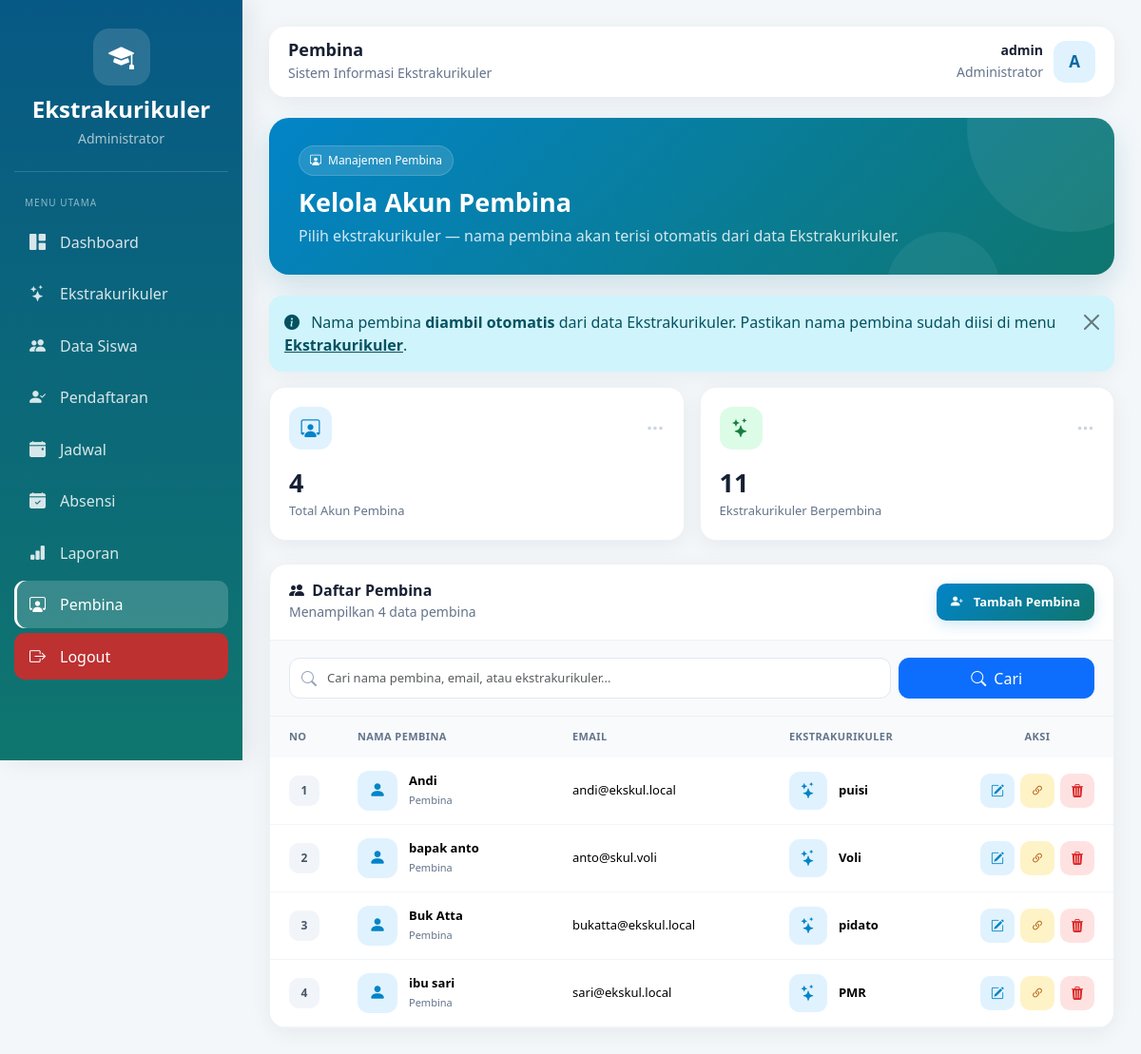
Screenshot of /admin/pembina.php (signed in) with the database file from the repository.
### tables this page shows
CREATE TABLE `user` (
  `id` int(11) NOT NULL,
  `nama` varchar(100) NOT NULL,
  `email` varchar(100) NOT NULL,
  `password` varchar(255) NOT NULL,
  `role` enum('admin','siswa','pembina') NOT NULL DEFAULT 'siswa',
  `created_at` timestamp NOT NULL DEFAULT current_timestamp() ON UPDATE current_timestamp()
);

CREATE TABLE `ekstrakurikuler` (
  `id` int(11) NOT NULL,
  `nama_ekskul` varchar(100) NOT NULL,
  `deskripsi` text DEFAULT NULL,
  `pembina` varchar(100) DEFAULT NULL,
  `jadwal` varchar(100) DEFAULT NULL,
  `lokasi` varchar(100) DEFAULT NULL,
  `created_at` timestamp NOT NULL DEFAULT current_timestamp()
);

### admin/pembina.php (the view, shortened to what this page needs)
<?php
require_once __DIR__ . "/../config/config.php";
$namaAdmin = $_SESSION['nama'] ?? "Administrator";
$inisial   = strtoupper(substr(trim($namaAdmin), 0, 1));
$adaTabelRelasi = false;
$cekTabel = mysqli_query($conn, "SHOW TABLES LIKE 'pembina_ekskul'");
if ($cekTabel && mysqli_num_rows($cekTabel) > 0) {
    $adaTabelRelasi = true;
}
$listEkskulPembina = [];
$qEks = mysqli_query($conn,
    "SELECT id, nama_ekskul, pembina FROM ekstrakurikuler
     WHERE pembina IS NOT NULL AND pembina != '' ORDER BY nama_ekskul ASC");
if ($qEks) {
    while ($r = mysqli_fetch_assoc($qEks)) {
        $listEkskulPembina[] = $r;
    }
}
$totalEkskulPembina = count($listEkskulPembina);
$cari = trim($_GET['cari'] ?? "");
$listPembina  = [];
if ($adaTabelRelasi) {
    if ($cari !== "") {
        $kw = "%" . $cari . "%";
        $stmtP = mysqli_prepare($conn,
            "SELECT u.id AS user_id, u.nama, u.email,
                e.id AS ekskul_id, e.nama_ekskul
             FROM `user` u
             LEFT JOIN pembina_ekskul pe ON pe.user_id = u.id
             LEFT JOIN ekstrakurikuler e ON e.id = pe.ekskul_id
             WHERE u.role = 'pembina'
               AND (u.nama LIKE ? OR u.email LIKE ? OR e.nama_ekskul LIKE ?)
             ORDER BY u.nama ASC");
        if ($stmtP) {
            mysqli_stmt_bind_param($stmtP, "sss", $kw, $kw, $kw);
            mysqli_stmt_execute($stmtP);
            $resP = mysqli_stmt_get_result($stmtP);
            if ($resP) {
                while ($r = mysqli_fetch_assoc($resP)) $listPembina[] = $r;
            }
            mysqli_stmt_close($stmtP);
        }
    } else {
        $qP = mysqli_query($conn,
            "SELECT u.id AS user_id, u.nama, u.email,
                e.id AS ekskul_id, e.nama_ekskul
             FROM `user` u
             LEFT JOIN pembina_ekskul pe ON pe.user_id = u.id
             LEFT JOIN ekstrakurikuler e ON e.id = pe.ekskul_id
             WHERE u.role = 'pembina'
             ORDER BY u.nama ASC");
        if ($qP) {
            while ($r = mysqli_fetch_assoc($qP)) $listPembina[] = $r;
        }
    }
}
$totalPembina = count($listPembina);
$pembinaUnik = [];
foreach ($listPembina as $p) {
    $pembinaUnik[$p['user_id']] = true;
}
$totalPembinaUnik = count($pembinaUnik);
?>
<!DOCTYPE html>
<html lang="id">
<head>
<link href="https://cdn.jsdelivr.net/npm/bootstrap@5.3.3/dist/css/bootstrap.min.css" rel="stylesheet">
<link href="https://cdn.jsdelivr.net/npm/bootstrap-icons@1.11.3/font/bootstrap-icons.css" rel="stylesheet">
</head>
<body>
<div class="sidebar">
    <div class="brand">
        <div class="brand-icon"><i class="bi bi-mortarboard-fill"></i></div>
        <h4>Ekstrakurikuler</h4>
        <small>Administrator</small>
    </div>
    <div class="menu-title">Menu Utama</div>
    <a href="dashboard_admin.php"><i class="bi bi-grid-1x2-fill"></i><span>Dashboard</span></a>
    <a href="ekstrakurikuler.php"><i class="bi bi-stars"></i><span>Ekstrakurikuler</span></a>
    <a href="data_siswa.php"><i class="bi bi-people-fill"></i><span>Data Siswa</span></a>
    <a href="pendaftaran.php"><i class="bi bi-person-check-fill"></i><span>Pendaftaran</span></a>
    <a href="jadwal.php"><i class="bi bi-calendar-event-fill"></i><span>Jadwal</span></a>
    <a href="absensi.php"><i class="bi bi-calendar-check-fill"></i><span>Absensi</span></a>
    <a href="laporan.php"><i class="bi bi-bar-chart-fill"></i><span>Laporan</span></a>
    <a href="pembina.php" class="active"><i class="bi bi-person-workspace"></i><span>Pembina</span></a>
    <div class="logout">
        <a href="../logout.php"><i class="bi bi-box-arrow-right"></i><span>Logout</span></a>
    </div>
</div>
<div class="content">
    <div class="topbar">
        <div class="topbar-title">
            <h5>Pembina</h5>
            <small>Sistem Informasi Ekstrakurikuler</small>
        </div>
        <div class="admin-area">
            <div class="admin-info">
                <strong><?= htmlspecialchars($namaAdmin); ?></strong>
                <small>Administrator</small>
            </div>
            <div class="admin-avatar"><?= htmlspecialchars($inisial); ?></div>
        </div>
    </div>
    <div class="welcome">
        <div class="welcome-content">
            <div class="welcome-badge">
                <i class="bi bi-person-workspace"></i>
                Manajemen Pembina
            </div>
            <h2>Kelola Akun Pembina</h2>
            <p>
                Pilih ekstrakurikuler — nama pembina akan terisi
                otomatis dari data Ekstrakurikuler.
            </p>
        </div>
    </div>
    <div class="alert alert-info alert-dismissible fade show alert-custom" role="alert">
        <i class="bi bi-info-circle-fill me-2"></i>
        Nama pembina <strong>diambil otomatis</strong> dari data Ekstrakurikuler.
        Pastikan nama pembina sudah diisi di menu
        <a href="ekstrakurikuler.php" class="alert-link">Ekstrakurikuler</a>.
        <button type="button" class="btn-close" data-bs-dismiss="alert"></button>
    </div>
    <div class="row g-3 mb-4">
        <div class="col-xl col-md-6">
            <div class="stat-card">
                <div class="stat-top">
                    <div class="stat-icon icon-blue"><i class="bi bi-person-workspace"></i></div>
                    <div class="stat-arrow"><i class="bi bi-three-dots"></i></div>
                </div>
                <div class="stat-number"><?= $totalPembinaUnik; ?></div>
                <div class="stat-label">Total Akun Pembina</div>
            </div>
        </div>
        <div class="col-xl col-md-6">
            <div class="stat-card">
                <div class="stat-top">
                    <div class="stat-icon icon-green"><i class="bi bi-stars"></i></div>
                    <div class="stat-arrow"><i class="bi bi-three-dots"></i></div>
                </div>
                <div class="stat-number"><?= $totalEkskulPembina; ?></div>
                <div class="stat-label">Ekstrakurikuler Berpembina</div>
            </div>
        </div>
    </div>
    <div class="section-card">
        <div class="section-header">
            <div>
                <h5><i class="bi bi-people-fill me-1"></i> Daftar Pembina</h5>
                <small>Menampilkan <?= count($listPembina); ?> data pembina</small>
            </div>
            <button type="button" class="btn-add"
                    data-bs-toggle="modal" data-bs-target="#modalTambahPembina"
                    <?= $totalEkskulPembina == 0 ? 'disabled' : ''; ?>>
                <i class="bi bi-person-plus-fill me-1"></i>
                Tambah Pembina
            </button>
        </div>
        <div class="search-area">
            <form method="GET" action="pembina.php">
                <div class="row g-2">
                    <div class="col-lg-9">
                        <div class="search-input">
                            <i class="bi bi-search"></i>
                            <input type="text" name="cari" class="form-control"
                                   placeholder="Cari nama pembina, email, atau ekstrakurikuler..."
                                   value="<?= htmlspecialchars($cari); ?>">
                        </div>
                    </div>
                    <div class="col-lg-3 d-flex gap-2">
                        <button type="submit" class="btn btn-primary flex-grow-1"
                                style="height:43px;border-radius:11px;">
                            <i class="bi bi-search me-1"></i> Cari
                        </button>
                    </div>
                </div>
            </form>
        </div>
        <?php if ($totalPembina > 0): ?>
        <div class="table-responsive">
            <table class="table">
                <thead>
                    <tr>
                        <th style="width:60px;">No</th>
                        <th>Nama Pembina</th>
                        <th>Email</th>
                        <th>Ekstrakurikuler</th>
                        <th class="text-center" style="width:150px;">Aksi</th>
                    </tr>
                </thead>
                <tbody>
                <?php $no = 1; foreach ($listPembina as $row): ?>
                    <tr>
                        <td><div class="number-box"><?= $no++; ?></div></td>
                        <td>
                            <div class="student-box">
                                <div class="student-avatar"><i class="bi bi-person-fill"></i></div>
                                <div class="student-info">
                                    <strong><?= htmlspecialchars($row['nama']); ?></strong>
                                    <small>Pembina</small>
                                </div>
                            </div>
                        </td>
                        <td><?= htmlspecialchars($row['email']); ?></td>
                        <td>
                            <?php if (!empty($row['nama_ekskul'])): ?>
                                <div class="ekskul-box">
                                    <div class="ekskul-icon"><i class="bi bi-stars"></i></div>
                                    <div class="ekskul-name"><?= htmlspecialchars($row['nama_ekskul']); ?></div>
                                </div>
                            <?php else: ?>
                                <span class="text-muted">-</span>
                            <?php endif; ?>
                        </td>
                        <td class="text-center">
                            <div class="action-buttons justify-content-center">
                                <button type="button" class="btn-action btn-edit" title="Edit"
                                        data-bs-toggle="modal"
                                        data-bs-target="#modalEditPembina<?= (int)$row['user_id']; ?>">
                                    <i class="bi bi-pencil-square"></i>
                                </button>
                                <?php if (!empty($row['ekskul_id'])): ?>
                                <form method="POST" action="pembina.php" style="display:inline;"
                                      onsubmit="return confirm('Hapus hubungan pembina dengan ekstrakurikuler ini?');">
                                    <button type="submit" name="hapus_pembina"
                                            class="btn-action btn-warning" title="Hapus Hubungan">
                                        <i class="bi bi-link-45deg"></i>
                                    </button>
                                </form>
                                <?php endif; ?>
                                <form method="POST" action="pembina.php" style="display:inline;"
                                      onsubmit="return confirm('Hapus AKUN pembina ini secara permanen?');">
                                    <button type="submit" name="hapus_akun_pembina"
                                            class="btn-action btn-delete" title="Hapus Akun">
                                        <i class="bi bi-trash3-fill"></i>
                                    </button>
                                </form>
                            </div>
                        </td>
                    </tr>
                <?php endforeach; ?>
                </tbody>
            </table>
        </div>
        <?php endif; ?>
    </div>
</div>
</body>
</html>

### rows the page displays
user: nama "Andi", email "andi@ekskul.local", ekstrakurikuler.nama_ekskul "puisi"
user: nama "bapak anto", email "anto@skul.voli", ekstrakurikuler.nama_ekskul "Voli"
user: nama "Buk Atta", email "bukatta@ekskul.local", ekstrakurikuler.nama_ekskul "pidato"
user: nama "ibu sari", email "sari@ekskul.local", ekstrakurikuler.nama_ekskul "PMR"

### other values shown
$namaAdmin "admin"
$inisial "A"
$totalPembinaUnik "4"
$totalEkskulPembina "11"
count($listPembina) "4"
